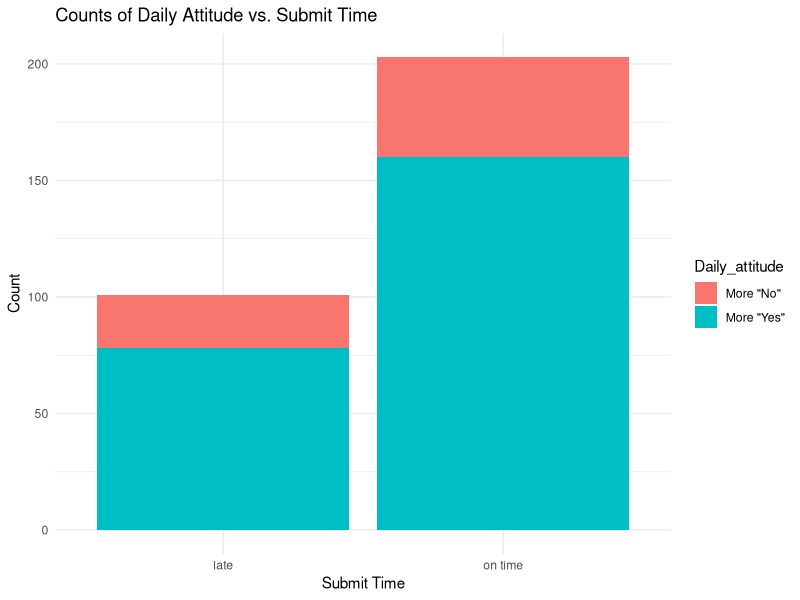
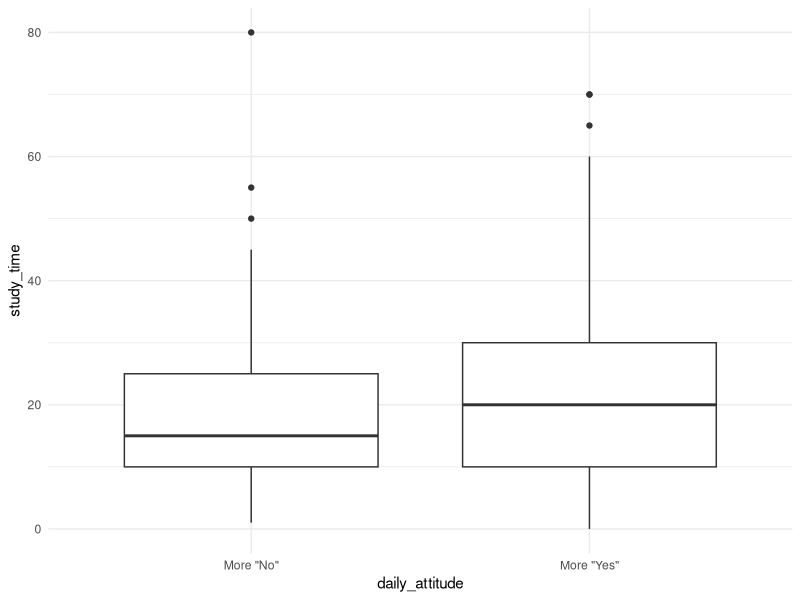
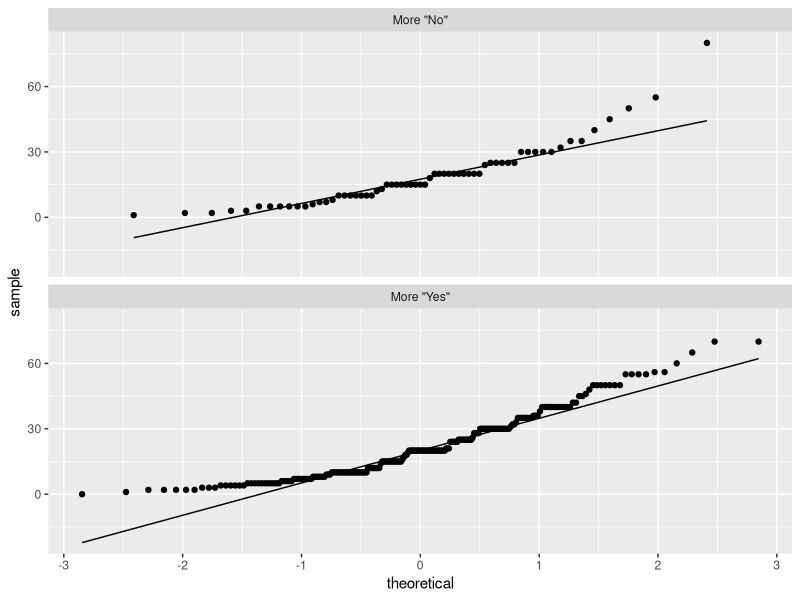
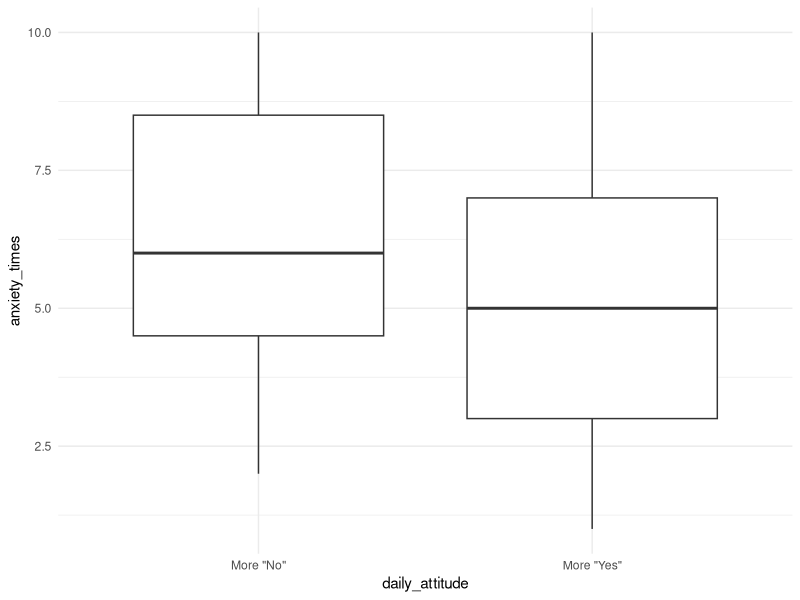
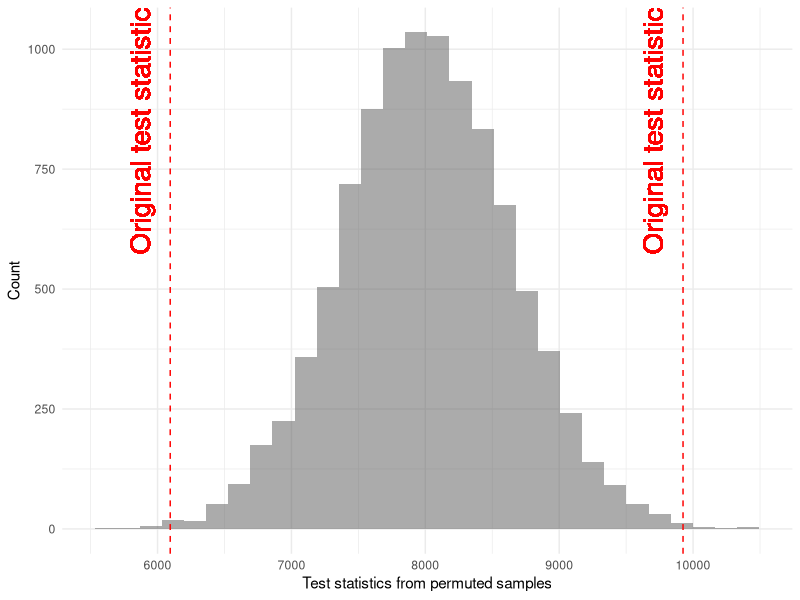

These charts were generated, in order, by the following R code:
## ---- chunk 1
knitr::opts_chunk$set(echo = TRUE)
## ---- chunk 2
# Load the file
library(readxl)
raw_data <- read_excel("DATA2x02_survey_2024_Responses.xlsx")
## ---- chunk 3
library(dplyr)
library(tidyverse)
library(ggplot2)

# Extract the data
chi_square_data <- select(raw_data, "When it comes to assignments / due tasks do you:", "Do you submit assignments on time?", "Do you tend to lean towards saying \"yes\" or towards saying \"no\" to things throughout life?")

# Rename the columns
chi_square_data <- chi_square_data %>%
  rename(
    daily_attitude = "Do you tend to lean towards saying \"yes\" or towards saying \"no\" to things throughout life?",
    submit_time = "Do you submit assignments on time?"
  )

#remove the rows containing unknown variable
chi_square_data <- na.omit(chi_square_data)

# Form the table
chi_square_data <- chi_square_data %>%
  mutate(submit_time = recode(submit_time, 
                         "Always" = "on time", 
                         "Usually" = "late",
                         "Sometimes" = "late", 
                         "Never" = "late")
         )

chi_square_table <- table(chi_square_data$daily_attitude, chi_square_data$submit_time)

# Do the chi-square test
chi_square_test <- chisq.test(chi_square_table, correct = FALSE)

# Convert the contingency table to a data frame
chi_square_df <- as.data.frame(chi_square_table)
colnames(chi_square_df) <- c("daily_attitude", "submit_time", "Count")
ggplot(chi_square_df, aes(x = submit_time, y = Count, fill = daily_attitude)) +
  geom_col() +  # Use "dodge" for side-by-side bars
  labs(title = "Counts of Daily Attitude vs. Submit Time",
       x = "Submit Time",
       y = "Count",
       fill = "Daily_attitude") +
  theme_minimal()
## ---- chunk 4
library(dplyr)
library(tidyverse)
library(ggplot2)

# Extract the data
t_test_data <- select(raw_data, "Do you tend to lean towards saying \"yes\" or towards saying \"no\" to things throughout life?", "How many hours a week do you spend studying?")

# Rename the columns
t_test_data <- t_test_data |>
  rename(
    daily_attitude = "Do you tend to lean towards saying \"yes\" or towards saying \"no\" to things throughout life?",
    study_time = "How many hours a week do you spend studying?"
  )

# Remove the rows containing unknown variable
t_test_data <- na.omit(t_test_data)

# Draw the box plot
filtered_data <- subset(t_test_data, study_time>=0 & study_time<100)
filtered_data |>
  ggplot() + 
  aes(x = daily_attitude, y = study_time) + 
  geom_boxplot() + 
  theme_minimal()

# Extract the study time according to their attitude
accept <- filtered_data %>%
  filter(daily_attitude == "More \"Yes\"")
refuse <- filtered_data %>%
  filter(daily_attitude == "More \"No\"")

t_test_result <- t.test(accept$study_time, refuse$study_time,
       alternative = "two.sided",
       var.equal = FALSE)
## ---- chunk 5
library(dplyr)
library(ggplot2)

filtered_data |>
  ggplot() + 
  aes(sample = study_time, group = daily_attitude) + 
  geom_qq_line() + geom_qq() + 
  facet_wrap(~daily_attitude, nrow = 2)
## ---- chunk 6
library(tidyverse)
library(ggplot2)
library(dplyr)

# Extract data
permutation_test_data <- select(raw_data, "How often would you say you feel anxious on a daily basis?", "Do you tend to lean towards saying \"yes\" or towards saying \"no\" to things throughout life?")

# Rename the columns
permutation_test_data <- permutation_test_data |>
  rename(
    daily_attitude = "Do you tend to lean towards saying \"yes\" or towards saying \"no\" to things throughout life?",
    anxiety_times = "How often would you say you feel anxious on a daily basis?"
  )

# Remove the rows containing unknown variable
permutation_test_data <- na.omit(permutation_test_data)

permutation_test_data |> ggplot() + 
  aes(x = daily_attitude, y = anxiety_times) + 
  geom_boxplot(coef = 10) + 
  theme_minimal()

# Do the permutation test
t0_original <- wilcox.test(anxiety_times ~ daily_attitude, data = permutation_test_data)$statistic
set.seed(1)
B = 10000 # number of permuted samples we will consider
permuted_data <- permutation_test_data # make a copy of the data
t_null = vector("numeric", B) # initialise outside loop
for (i in 1:B) {
  permuted_data$daily_attitude = sample(permutation_test_data$daily_attitude) # this does the permutation
  t_null[i] = wilcox.test(anxiety_times ~ daily_attitude, data = permuted_data)$statistic
}
p_value <- mean(t_null >= t0_original)*2
## ---- chunk 7
library(ggplot2)
t_null |> data.frame() |> ggplot() + aes(x = t_null) + 
  geom_histogram(alpha=0.5) + 
  geom_vline(xintercept = 2*mean(t_null) - t0_original, colour = "red", linetype = "dashed") + 
  geom_text(aes(x = 2*mean(t_null) - t0_original, label = "Original test statistic", y = Inf), 
            colour = "red", angle = 90, hjust = 1, vjust = -1, size = 7) +
  geom_vline(xintercept = t0_original, colour = "red", linetype = "dashed") + 
  geom_text(aes(x = t0_original, label = "Original test statistic", y = Inf), 
            colour = "red", angle = 90, hjust = 1, vjust = -1, size = 7) + 
  labs(x = "Test statistics from permuted samples", y = "Count") + 
  theme_minimal()
